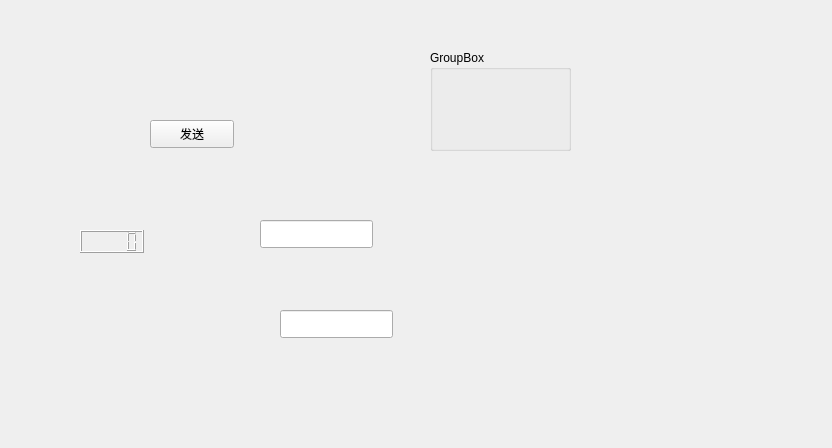
<?xml version="1.0" encoding="UTF-8"?>
<ui version="4.0">
 <class>Welcome</class>
 <widget class="QWidget" name="Welcome">
  <property name="geometry">
   <rect>
    <x>0</x>
    <y>0</y>
    <width>832</width>
    <height>448</height>
   </rect>
  </property>
  <property name="windowTitle">
   <string>Form</string>
  </property>
  <widget class="QPushButton" name="send">
   <property name="geometry">
    <rect>
     <x>150</x>
     <y>120</y>
     <width>84</width>
     <height>28</height>
    </rect>
   </property>
   <property name="text">
    <string>发送</string>
   </property>
  </widget>
  <widget class="QLineEdit" name="shell">
   <property name="geometry">
    <rect>
     <x>260</x>
     <y>220</y>
     <width>113</width>
     <height>28</height>
    </rect>
   </property>
  </widget>
  <widget class="QLineEdit" name="lineEdit">
   <property name="geometry">
    <rect>
     <x>280</x>
     <y>310</y>
     <width>113</width>
     <height>28</height>
    </rect>
   </property>
  </widget>
  <widget class="QLCDNumber" name="lcdNumber">
   <property name="geometry">
    <rect>
     <x>80</x>
     <y>230</y>
     <width>64</width>
     <height>23</height>
    </rect>
   </property>
  </widget>
  <widget class="QGroupBox" name="groupBox">
   <property name="geometry">
    <rect>
     <x>430</x>
     <y>50</y>
     <width>141</width>
     <height>101</height>
    </rect>
   </property>
   <property name="title">
    <string>GroupBox</string>
   </property>
  </widget>
 </widget>
 <resources/>
 <connections/>
</ui>
